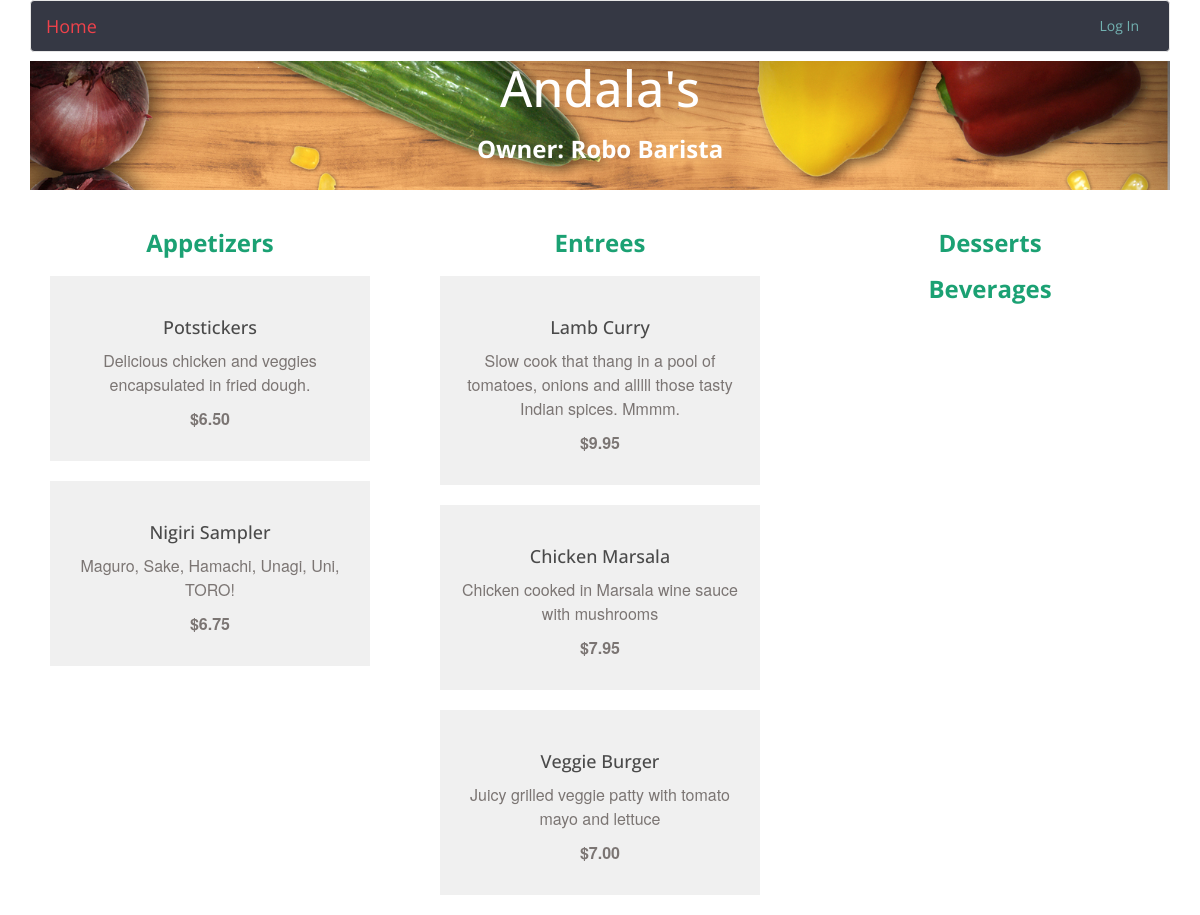
The app's page /restaurant/6/menu/ with its own data.
### database_setup.py (models this page shows, shortened)
class Restaurant(Base):
    __tablename__ = 'restaurant'
    id = Column(Integer, primary_key=True)
    name = Column(String(250), nullable=False)
    user_id = Column(Integer, ForeignKey('user.id'))
    user = relationship(User)

class User(Base):
    __tablename__ = 'user'
    id = Column(Integer, primary_key=True)
    name = Column(String(250), nullable=False)
    email = Column(String(250), nullable=False)
    picture = Column(String(250))

class MenuItem(Base):
    __tablename__ = 'menu_item'
    name = Column(String(80), nullable=False)
    id = Column(Integer, primary_key=True)
    description = Column(String(250))
    price = Column(String(8))
    course = Column(String(250))
    restaurant_id = Column(Integer, ForeignKey('restaurant.id'))
    restaurant = relationship(Restaurant)
    user_id = Column(Integer, ForeignKey('user.id'))
    user = relationship(User)

### project.py (the view, shortened to what this page needs)
@app.route('/restaurant/<int:restaurant_id>/')
@app.route('/restaurant/<int:restaurant_id>/menu/')
def showMenu(restaurant_id):
    restaurant = session.query(Restaurant).filter_by(id=restaurant_id).one()
    creator = getUserInfo(restaurant.user_id)
    items = session.query(MenuItem).filter_by(
        restaurant_id=restaurant_id).all()
    if ('username' not in login_session or
            creator.id != login_session['user_id']):
        return render_template(
            'publicmenu.html',
            items=items,
            restaurant=restaurant,
            creator=creator
            )

### project.py (called while the page is built)
def getUserInfo(user_id):
    user = session.query(User).filter_by(id=user_id).one()
    return user

### templates/publicmenu.html (shortened to what this page needs)
{% extends "base.html" %}
{% block body %}
    <div class="container">
        <div class="title">
            <h1>{{ restaurant.name }}</h1>
            <h2>Owner: {{ creator.name }}</h2>
        </div>
    {% if items != [] %}
        <div class="row">
            <div class="col-md-4">
                <h2>Appetizers</h2>
                    {% for i in items %}
                        {% if i.course == 'Appetizer' %}
                            <div class="menu-item">
                                <h3>{{i.name}}</h3>
                                <p>{{i.description}}</p>
                                <p class="menu-price">{{i.price}}</p>
                            </div>
                        {% endif %}
                    {% endfor %}
            </div>
            <div class="col-md-4">
                <h2>Entrees</h2>
                    {% for i in items %}
                        {% if i.course == 'Entree' %}
                        <div class="menu-item">
                            <h3>{{i.name}}</h3>
                            <p>{{i.description}}</p>
                            <p class="menu-price">{{i.price}}</p>
                        </div>
                        {% endif %}
                    {% endfor %}
            </div>
            <div class="col-md-4">
                <h2>Desserts</h2>
                <h2>Beverages</h2>
            </div>
        </div>
    {% endif %}
    </div>
{% endblock %}

### static/css/style.css (style rules this page uses)
* { font-family: 'Open Sans', sans-serif; }
h1 { font-size: 50px; color: white; margin: 10px; }
.title h2 { color: white; }
h2 { text-align: center; font-size: 24px; color: #1BA173; font-weight: 700; }
h3 { font-size: 18px; color: #4A4A4A; line-height: 23px; }
p { font-family: "Helvetica Neue", Roboto, Helvetica, Arial, sans-serif; font-size: 16px; color: #7B7573; line-height: 24px; font-weight: 400; }
.menu-item { text-align: center; background: #F0F0F0; padding: 20px; margin: 20px; }
.menu-price { font-weight: 700; }
.title { text-align: center; background-image: url(../image/food.jpg); background-size: cover; margin-bottom: 20px; min-height: 129px; }

### records on screen
Restaurant: name "Andala's"
User: name "Robo Barista"
MenuItem: name "Potstickers", description "Delicious chicken and veggies encapsulated in fried dough.", price "$6.50"
MenuItem: name "Nigiri Sampler", description "Maguro, Sake, Hamachi, Unagi, Uni, TORO!", price "$6.75"
MenuItem: name "Lamb Curry", description "Slow cook that thang in a pool of tomatoes, onions and alllll those tasty Indian spices. Mmmm.", price "$9.95"
MenuItem: name "Chicken Marsala", description "Chicken cooked in Marsala wine sauce with mushrooms", price "$7.95"
MenuItem: name "Veggie Burger", description "Juicy grilled veggie patty with tomato mayo and lettuce", price "$7.00"
